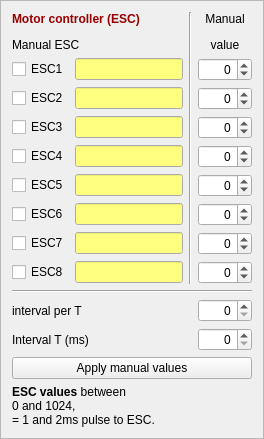
              <widget class="QFrame" name="frame_esc_set">
               <property name="frameShape">
                <enum>QFrame::StyledPanel</enum>
               </property>
               <property name="frameShadow">
                <enum>QFrame::Raised</enum>
               </property>
               <layout class="QGridLayout" name="gridLayout_5">
                <item row="8" column="3" colspan="2">
                 <widget class="QSpinBox" name="spinBox_esc_PWM_8">
                  <property name="sizePolicy">
                   <sizepolicy hsizetype="Expanding" vsizetype="Fixed">
                    <horstretch>0</horstretch>
                    <verstretch>0</verstretch>
                   </sizepolicy>
                  </property>
                  <property name="toolTip">
                   <string>0 to 1024 (1..2ms)</string>
                  </property>
                  <property name="alignment">
                   <set>Qt::AlignRight|Qt::AlignTrailing|Qt::AlignVCenter</set>
                  </property>
                  <property name="minimum">
                   <number>-512</number>
                  </property>
                  <property name="maximum">
                   <number>1530</number>
                  </property>
                  <property name="singleStep">
                   <number>50</number>
                  </property>
                 </widget>
                </item>
                <item row="13" column="0" colspan="5">
                 <widget class="QPushButton" name="pushButton_data_apply">
                  <property name="toolTip">
                   <string>&lt;html&gt;&lt;head/&gt;&lt;body&gt;&lt;p&gt;All checked values are applied - all with same tempo&lt;/p&gt;&lt;/body&gt;&lt;/html&gt;</string>
                  </property>
                  <property name="text">
                   <string>Apply manual values</string>
                  </property>
                  <property name="shortcut">
                   <string notr="true" comment="ctrl-a" extracomment="Forsøg med ctrl a"/>
                  </property>
                 </widget>
                </item>
                <item row="1" column="1">
                 <widget class="QLineEdit" name="lineEdit_esc_1">
                  <property name="palette">
                   <palette>
                    <active>
                     <colorrole role="Base">
                      <brush brushstyle="SolidPattern">
                       <color alpha="255">
                        <red>255</red>
                        <green>255</green>
                        <blue>127</blue>
                       </color>
                      </brush>
                     </colorrole>
                    </active>
                    <inactive>
                     <colorrole role="Base">
                      <brush brushstyle="SolidPattern">
                       <color alpha="255">
                        <red>255</red>
                        <green>255</green>
                        <blue>127</blue>
                       </color>
                      </brush>
                     </colorrole>
                    </inactive>
                    <disabled>
                     <colorrole role="Base">
                      <brush brushstyle="SolidPattern">
                       <color alpha="255">
                        <red>241</red>
                        <green>241</green>
                        <blue>241</blue>
                       </color>
                      </brush>
                     </colorrole>
                    </disabled>
                   </palette>
                  </property>
                  <property name="alignment">
                   <set>Qt::AlignRight|Qt::AlignTrailing|Qt::AlignVCenter</set>
                  </property>
                 </widget>
                </item>
                <item row="1" column="0">
                 <widget class="QCheckBox" name="checkBox_esc_1">
                  <property name="toolTip">
                   <string>&lt;html&gt;&lt;head/&gt;&lt;body&gt;&lt;p&gt;If not checked, not applied&lt;/p&gt;&lt;p&gt;Status (0/0) value 0, not enabled&lt;/p&gt;&lt;p&gt;Status (300/5) current value 300 , rate limit is (approx) 5/sec&lt;/p&gt;&lt;p&gt;Status (300/0) value 300, no rate limit&lt;/p&gt;&lt;/body&gt;&lt;/html&gt;</string>
                  </property>
                  <property name="text">
                   <string>ESC1</string>
                  </property>
                  <property name="checkable">
                   <bool>true</bool>
                  </property>
                 </widget>
                </item>
                <item row="4" column="3" colspan="2">
                 <widget class="QSpinBox" name="spinBox_esc_PWM_4">
                  <property name="sizePolicy">
                   <sizepolicy hsizetype="Expanding" vsizetype="Fixed">
                    <horstretch>0</horstretch>
                    <verstretch>0</verstretch>
                   </sizepolicy>
                  </property>
                  <property name="toolTip">
                   <string>0 to 1024 (1..2ms)</string>
                  </property>
                  <property name="alignment">
                   <set>Qt::AlignRight|Qt::AlignTrailing|Qt::AlignVCenter</set>
                  </property>
                  <property name="minimum">
                   <number>-512</number>
                  </property>
                  <property name="maximum">
                   <number>1530</number>
                  </property>
                  <property name="singleStep">
                   <number>50</number>
                  </property>
                 </widget>
                </item>
                <item row="2" column="1">
                 <widget class="QLineEdit" name="lineEdit_esc_2">
                  <property name="palette">
                   <palette>
                    <active>
                     <colorrole role="Base">
                      <brush brushstyle="SolidPattern">
                       <color alpha="255">
                        <red>255</red>
                        <green>255</green>
                        <blue>127</blue>
                       </color>
                      </brush>
                     </colorrole>
                    </active>
                    <inactive>
                     <colorrole role="Base">
                      <brush brushstyle="SolidPattern">
                       <color alpha="255">
                        <red>255</red>
                        <green>255</green>
                        <blue>127</blue>
                       </color>
                      </brush>
                     </colorrole>
                    </inactive>
                    <disabled>
                     <colorrole role="Base">
                      <brush brushstyle="SolidPattern">
                       <color alpha="255">
                        <red>241</red>
                        <green>241</green>
                        <blue>241</blue>
                       </color>
                      </brush>
                     </colorrole>
                    </disabled>
                   </palette>
                  </property>
                  <property name="alignment">
                   <set>Qt::AlignRight|Qt::AlignTrailing|Qt::AlignVCenter</set>
                  </property>
                 </widget>
                </item>
                <item row="0" column="0" colspan="2">
                 <widget class="QLabel" name="label_3">
                  <property name="text">
                   <string>&lt;html&gt;&lt;head/&gt;&lt;body&gt;&lt;p&gt;&lt;span style=&quot; font-weight:600; color:#990000;&quot;&gt;Motor controller (ESC)&lt;/span&gt;&lt;/p&gt;&lt;p&gt;&lt;span style=&quot; color:#000000;&quot;&gt;Manual ESC&lt;/span&gt;&lt;/p&gt;&lt;/body&gt;&lt;/html&gt;</string>
                  </property>
                 </widget>
                </item>
                <item row="5" column="3" colspan="2">
                 <widget class="QSpinBox" name="spinBox_esc_PWM_5">
                  <property name="sizePolicy">
                   <sizepolicy hsizetype="Expanding" vsizetype="Fixed">
                    <horstretch>0</horstretch>
                    <verstretch>0</verstretch>
                   </sizepolicy>
                  </property>
                  <property name="toolTip">
                   <string>0 to 1024 (1..2ms)</string>
                  </property>
                  <property name="alignment">
                   <set>Qt::AlignRight|Qt::AlignTrailing|Qt::AlignVCenter</set>
                  </property>
                  <property name="minimum">
                   <number>-512</number>
                  </property>
                  <property name="maximum">
                   <number>1530</number>
                  </property>
                  <property name="singleStep">
                   <number>50</number>
                  </property>
                 </widget>
                </item>
                <item row="4" column="1">
                 <widget class="QLineEdit" name="lineEdit_esc_4">
                  <property name="palette">
                   <palette>
                    <active>
                     <colorrole role="Base">
                      <brush brushstyle="SolidPattern">
                       <color alpha="255">
                        <red>255</red>
                        <green>255</green>
                        <blue>127</blue>
                       </color>
                      </brush>
                     </colorrole>
                    </active>
                    <inactive>
                     <colorrole role="Base">
                      <brush brushstyle="SolidPattern">
                       <color alpha="255">
                        <red>255</red>
                        <green>255</green>
                        <blue>127</blue>
                       </color>
                      </brush>
                     </colorrole>
                    </inactive>
                    <disabled>
                     <colorrole role="Base">
                      <brush brushstyle="SolidPattern">
                       <color alpha="255">
                        <red>241</red>
                        <green>241</green>
                        <blue>241</blue>
                       </color>
                      </brush>
                     </colorrole>
                    </disabled>
                   </palette>
                  </property>
                  <property name="alignment">
                   <set>Qt::AlignRight|Qt::AlignTrailing|Qt::AlignVCenter</set>
                  </property>
                 </widget>
                </item>
                <item row="3" column="3" colspan="2">
                 <widget class="QSpinBox" name="spinBox_esc_PWM_3">
                  <property name="sizePolicy">
                   <sizepolicy hsizetype="Expanding" vsizetype="Fixed">
                    <horstretch>0</horstretch>
                    <verstretch>0</verstretch>
                   </sizepolicy>
                  </property>
                  <property name="toolTip">
                   <string>0 to 1024 (1..2ms)</string>
                  </property>
                  <property name="alignment">
                   <set>Qt::AlignRight|Qt::AlignTrailing|Qt::AlignVCenter</set>
                  </property>
                  <property name="minimum">
                   <number>-512</number>
                  </property>
                  <property name="maximum">
                   <number>1530</number>
                  </property>
                  <property name="singleStep">
                   <number>50</number>
                  </property>
                 </widget>
                </item>
                <item row="11" column="3" colspan="2">
                 <widget class="QSpinBox" name="spinBox_esc_velocity">
                  <property name="sizePolicy">
                   <sizepolicy hsizetype="Expanding" vsizetype="Fixed">
                    <horstretch>0</horstretch>
                    <verstretch>0</verstretch>
                   </sizepolicy>
                  </property>
                  <property name="toolTip">
                   <string>&lt;html&gt;&lt;head/&gt;&lt;body&gt;&lt;p&gt;Interval by which the new ESC is implemented.&lt;/p&gt;&lt;p&gt;0: in one step (no rate limit)&lt;/p&gt;&lt;p&gt;1...1000 : is number of values per  T.&lt;/p&gt;&lt;p&gt;(works both up and down)&lt;/p&gt;&lt;/body&gt;&lt;/html&gt;</string>
                  </property>
                  <property name="alignment">
                   <set>Qt::AlignRight|Qt::AlignTrailing|Qt::AlignVCenter</set>
                  </property>
                  <property name="maximum">
                   <number>1000</number>
                  </property>
                  <property name="singleStep">
                   <number>5</number>
                  </property>
                 </widget>
                </item>
                <item row="1" column="3" colspan="2">
                 <widget class="QSpinBox" name="spinBox_esc_PWM_1">
                  <property name="sizePolicy">
                   <sizepolicy hsizetype="Expanding" vsizetype="Fixed">
                    <horstretch>0</horstretch>
                    <verstretch>0</verstretch>
                   </sizepolicy>
                  </property>
                  <property name="toolTip">
                   <string>0 to 1024 (1..2ms)</string>
                  </property>
                  <property name="alignment">
                   <set>Qt::AlignRight|Qt::AlignTrailing|Qt::AlignVCenter</set>
                  </property>
                  <property name="minimum">
                   <number>-512</number>
                  </property>
                  <property name="maximum">
                   <number>1530</number>
                  </property>
                  <property name="singleStep">
                   <number>50</number>
                  </property>
                 </widget>
                </item>
                <item row="0" column="2" rowspan="9">
                 <widget class="Line" name="line_7">
                  <property name="orientation">
                   <enum>Qt::Vertical</enum>
                  </property>
                 </widget>
                </item>
                <item row="5" column="1">
                 <widget class="QLineEdit" name="lineEdit_esc_5">
                  <property name="palette">
                   <palette>
                    <active>
                     <colorrole role="Base">
                      <brush brushstyle="SolidPattern">
                       <color alpha="255">
                        <red>255</red>
                        <green>255</green>
                        <blue>127</blue>
                       </color>
                      </brush>
                     </colorrole>
                    </active>
                    <inactive>
                     <colorrole role="Base">
                      <brush brushstyle="SolidPattern">
                       <color alpha="255">
                        <red>255</red>
                        <green>255</green>
                        <blue>127</blue>
                       </color>
                      </brush>
                     </colorrole>
                    </inactive>
                    <disabled>
                     <colorrole role="Base">
                      <brush brushstyle="SolidPattern">
                       <color alpha="255">
                        <red>241</red>
                        <green>241</green>
                        <blue>241</blue>
                       </color>
                      </brush>
                     </colorrole>
                    </disabled>
                   </palette>
                  </property>
                  <property name="alignment">
                   <set>Qt::AlignRight|Qt::AlignTrailing|Qt::AlignVCenter</set>
                  </property>
                 </widget>
                </item>
                <item row="0" column="3" colspan="2">
                 <widget class="QLabel" name="label_32">
                  <property name="text">
                   <string>&lt;html&gt;&lt;head/&gt;&lt;body&gt;&lt;p&gt;Manual&lt;/p&gt;&lt;p&gt;value&lt;/p&gt;&lt;/body&gt;&lt;/html&gt;</string>
                  </property>
                  <property name="alignment">
                   <set>Qt::AlignCenter</set>
                  </property>
                 </widget>
                </item>
                <item row="7" column="3" colspan="2">
                 <widget class="QSpinBox" name="spinBox_esc_PWM_7">
                  <property name="sizePolicy">
                   <sizepolicy hsizetype="Expanding" vsizetype="Fixed">
                    <horstretch>0</horstretch>
                    <verstretch>0</verstretch>
                   </sizepolicy>
                  </property>
                  <property name="toolTip">
                   <string>0 to 1024 (1..2ms)</string>
                  </property>
                  <property name="alignment">
                   <set>Qt::AlignRight|Qt::AlignTrailing|Qt::AlignVCenter</set>
                  </property>
                  <property name="minimum">
                   <number>-512</number>
                  </property>
                  <property name="maximum">
                   <number>1530</number>
                  </property>
                  <property name="singleStep">
                   <number>50</number>
                  </property>
                 </widget>
                </item>
                <item row="2" column="0">
                 <widget class="QCheckBox" name="checkBox_esc_2">
                  <property name="toolTip">
                   <string>&lt;html&gt;&lt;head/&gt;&lt;body&gt;&lt;p&gt;If not checked, not applied&lt;/p&gt;&lt;p&gt;Status (0/0) value 0, not enabled&lt;/p&gt;&lt;p&gt;Status (300/5) current value 300 , rate limit is (approx) 5/sec&lt;/p&gt;&lt;p&gt;Status (300/0) value 300, no rate limit&lt;/p&gt;&lt;/body&gt;&lt;/html&gt;</string>
                  </property>
                  <property name="text">
                   <string>ESC2</string>
                  </property>
                 </widget>
                </item>
                <item row="3" column="0">
                 <widget class="QCheckBox" name="checkBox_esc_3">
                  <property name="toolTip">
                   <string>&lt;html&gt;&lt;head/&gt;&lt;body&gt;&lt;p&gt;If not checked, not applied&lt;/p&gt;&lt;p&gt;Status (0/0) value 0, not enabled&lt;/p&gt;&lt;p&gt;Status (300/5) current value 300 , rate limit is (approx) 5/sec&lt;/p&gt;&lt;p&gt;Status (300/0) value 300, no rate limit&lt;/p&gt;&lt;/body&gt;&lt;/html&gt;</string>
                  </property>
                  <property name="text">
                   <string>ESC3</string>
                  </property>
                 </widget>
                </item>
                <item row="2" column="3" colspan="2">
                 <widget class="QSpinBox" name="spinBox_esc_PWM_2">
                  <property name="sizePolicy">
                   <sizepolicy hsizetype="Expanding" vsizetype="Fixed">
                    <horstretch>0</horstretch>
                    <verstretch>0</verstretch>
                   </sizepolicy>
                  </property>
                  <property name="toolTip">
                   <string>0 to 1024 (1..2ms)</string>
                  </property>
                  <property name="alignment">
                   <set>Qt::AlignRight|Qt::AlignTrailing|Qt::AlignVCenter</set>
                  </property>
                  <property name="minimum">
                   <number>-512</number>
                  </property>
                  <property name="maximum">
                   <number>1530</number>
                  </property>
                  <property name="singleStep">
                   <number>50</number>
                  </property>
                 </widget>
                </item>
                <item row="3" column="1">
                 <widget class="QLineEdit" name="lineEdit_esc_3">
                  <property name="palette">
                   <palette>
                    <active>
                     <colorrole role="Base">
                      <brush brushstyle="SolidPattern">
                       <color alpha="255">
                        <red>255</red>
                        <green>255</green>
                        <blue>127</blue>
                       </color>
                      </brush>
                     </colorrole>
                    </active>
                    <inactive>
                     <colorrole role="Base">
                      <brush brushstyle="SolidPattern">
                       <color alpha="255">
                        <red>255</red>
                        <green>255</green>
                        <blue>127</blue>
                       </color>
                      </brush>
                     </colorrole>
                    </inactive>
                    <disabled>
                     <colorrole role="Base">
                      <brush brushstyle="SolidPattern">
                       <color alpha="255">
                        <red>241</red>
                        <green>241</green>
                        <blue>241</blue>
                       </color>
                      </brush>
                     </colorrole>
                    </disabled>
                   </palette>
                  </property>
                  <property name="alignment">
                   <set>Qt::AlignRight|Qt::AlignTrailing|Qt::AlignVCenter</set>
                  </property>
                 </widget>
                </item>
                <item row="8" column="0">
                 <widget class="QCheckBox" name="checkBox_esc_8">
                  <property name="toolTip">
                   <string>&lt;html&gt;&lt;head/&gt;&lt;body&gt;&lt;p&gt;If not checked, not applied&lt;/p&gt;&lt;p&gt;Status (0/0) value 0, not enabled&lt;/p&gt;&lt;p&gt;Status (300/5) current value 300 , rate limit is (approx) 5/sec&lt;/p&gt;&lt;p&gt;Status (300/0) value 300, no rate limit&lt;/p&gt;&lt;/body&gt;&lt;/html&gt;</string>
                  </property>
                  <property name="text">
                   <string>ESC8</string>
                  </property>
                 </widget>
                </item>
                <item row="6" column="1">
                 <widget class="QLineEdit" name="lineEdit_esc_6">
                  <property name="palette">
                   <palette>
                    <active>
                     <colorrole role="Base">
                      <brush brushstyle="SolidPattern">
                       <color alpha="255">
                        <red>255</red>
                        <green>255</green>
                        <blue>127</blue>
                       </color>
                      </brush>
                     </colorrole>
                    </active>
                    <inactive>
                     <colorrole role="Base">
                      <brush brushstyle="SolidPattern">
                       <color alpha="255">
                        <red>255</red>
                        <green>255</green>
                        <blue>127</blue>
                       </color>
                      </brush>
                     </colorrole>
                    </inactive>
                    <disabled>
                     <colorrole role="Base">
                      <brush brushstyle="SolidPattern">
                       <color alpha="255">
                        <red>241</red>
                        <green>241</green>
                        <blue>241</blue>
                       </color>
                      </brush>
                     </colorrole>
                    </disabled>
                   </palette>
                  </property>
                  <property name="alignment">
                   <set>Qt::AlignRight|Qt::AlignTrailing|Qt::AlignVCenter</set>
                  </property>
                 </widget>
                </item>
                <item row="14" column="0" colspan="5">
                 <widget class="QLabel" name="label">
                  <property name="sizePolicy">
                   <sizepolicy hsizetype="Preferred" vsizetype="Expanding">
                    <horstretch>0</horstretch>
                    <verstretch>0</verstretch>
                   </sizepolicy>
                  </property>
                  <property name="maximumSize">
                   <size>
                    <width>300</width>
                    <height>16777215</height>
                   </size>
                  </property>
                  <property name="text">
                   <string>&lt;html&gt;&lt;head/&gt;&lt;body&gt;&lt;p&gt;&lt;span style=&quot; font-weight:600;&quot;&gt;ESC values &lt;/span&gt;between&lt;br/&gt;0 and 1024,&lt;br/&gt;= 1 and 2ms pulse to ESC.&lt;/p&gt;&lt;/body&gt;&lt;/html&gt;</string>
                  </property>
                  <property name="alignment">
                   <set>Qt::AlignLeading|Qt::AlignLeft|Qt::AlignTop</set>
                  </property>
                 </widget>
                </item>
                <item row="5" column="0">
                 <widget class="QCheckBox" name="checkBox_esc_5">
                  <property name="toolTip">
                   <string>&lt;html&gt;&lt;head/&gt;&lt;body&gt;&lt;p&gt;If not checked, not applied&lt;/p&gt;&lt;p&gt;Status (0/0) value 0, not enabled&lt;/p&gt;&lt;p&gt;Status (300/5) current value 300 , rate limit is (approx) 5/sec&lt;/p&gt;&lt;p&gt;Status (300/0) value 300, no rate limit&lt;/p&gt;&lt;/body&gt;&lt;/html&gt;</string>
                  </property>
                  <property name="text">
                   <string>ESC5</string>
                  </property>
                 </widget>
                </item>
                <item row="7" column="1">
                 <widget class="QLineEdit" name="lineEdit_esc_7">
                  <property name="palette">
                   <palette>
                    <active>
                     <colorrole role="Base">
                      <brush brushstyle="SolidPattern">
                       <color alpha="255">
                        <red>255</red>
                        <green>255</green>
                        <blue>127</blue>
                       </color>
                      </brush>
                     </colorrole>
                    </active>
                    <inactive>
                     <colorrole role="Base">
                      <brush brushstyle="SolidPattern">
                       <color alpha="255">
                        <red>255</red>
                        <green>255</green>
                        <blue>127</blue>
                       </color>
                      </brush>
                     </colorrole>
                    </inactive>
                    <disabled>
                     <colorrole role="Base">
                      <brush brushstyle="SolidPattern">
                       <color alpha="255">
                        <red>241</red>
                        <green>241</green>
                        <blue>241</blue>
                       </color>
                      </brush>
                     </colorrole>
                    </disabled>
                   </palette>
                  </property>
                  <property name="alignment">
                   <set>Qt::AlignRight|Qt::AlignTrailing|Qt::AlignVCenter</set>
                  </property>
                 </widget>
                </item>
                <item row="9" column="0" colspan="5">
                 <widget class="Line" name="line_8">
                  <property name="orientation">
                   <enum>Qt::Horizontal</enum>
                  </property>
                 </widget>
                </item>
                <item row="6" column="3" colspan="2">
                 <widget class="QSpinBox" name="spinBox_esc_PWM_6">
                  <property name="sizePolicy">
                   <sizepolicy hsizetype="Expanding" vsizetype="Fixed">
                    <horstretch>0</horstretch>
                    <verstretch>0</verstretch>
                   </sizepolicy>
                  </property>
                  <property name="toolTip">
                   <string>0 to 1024 (1..2ms)</string>
                  </property>
                  <property name="alignment">
                   <set>Qt::AlignRight|Qt::AlignTrailing|Qt::AlignVCenter</set>
                  </property>
                  <property name="minimum">
                   <number>-512</number>
                  </property>
                  <property name="maximum">
                   <number>1530</number>
                  </property>
                  <property name="singleStep">
                   <number>50</number>
                  </property>
                 </widget>
                </item>
                <item row="6" column="0">
                 <widget class="QCheckBox" name="checkBox_esc_6">
                  <property name="toolTip">
                   <string>&lt;html&gt;&lt;head/&gt;&lt;body&gt;&lt;p&gt;If not checked, not applied&lt;/p&gt;&lt;p&gt;Status (0/0) value 0, not enabled&lt;/p&gt;&lt;p&gt;Status (300/5) current value 300 , rate limit is (approx) 5/sec&lt;/p&gt;&lt;p&gt;Status (300/0) value 300, no rate limit&lt;/p&gt;&lt;/body&gt;&lt;/html&gt;</string>
                  </property>
                  <property name="text">
                   <string>ESC6</string>
                  </property>
                 </widget>
                </item>
                <item row="8" column="1">
                 <widget class="QLineEdit" name="lineEdit_esc_8">
                  <property name="palette">
                   <palette>
                    <active>
                     <colorrole role="Base">
                      <brush brushstyle="SolidPattern">
                       <color alpha="255">
                        <red>255</red>
                        <green>255</green>
                        <blue>127</blue>
                       </color>
                      </brush>
                     </colorrole>
                    </active>
                    <inactive>
                     <colorrole role="Base">
                      <brush brushstyle="SolidPattern">
                       <color alpha="255">
                        <red>255</red>
                        <green>255</green>
                        <blue>127</blue>
                       </color>
                      </brush>
                     </colorrole>
                    </inactive>
                    <disabled>
                     <colorrole role="Base">
                      <brush brushstyle="SolidPattern">
                       <color alpha="255">
                        <red>241</red>
                        <green>241</green>
                        <blue>241</blue>
                       </color>
                      </brush>
                     </colorrole>
                    </disabled>
                   </palette>
                  </property>
                  <property name="alignment">
                   <set>Qt::AlignRight|Qt::AlignTrailing|Qt::AlignVCenter</set>
                  </property>
                 </widget>
                </item>
                <item row="7" column="0">
                 <widget class="QCheckBox" name="checkBox_esc_7">
                  <property name="toolTip">
                   <string>&lt;html&gt;&lt;head/&gt;&lt;body&gt;&lt;p&gt;If not checked, not applied&lt;/p&gt;&lt;p&gt;Status (0/0) value 0, not enabled&lt;/p&gt;&lt;p&gt;Status (300/5) current value 300 , rate limit is (approx) 5/sec&lt;/p&gt;&lt;p&gt;Status (300/0) value 300, no rate limit&lt;/p&gt;&lt;/body&gt;&lt;/html&gt;</string>
                  </property>
                  <property name="text">
                   <string>ESC7</string>
                  </property>
                 </widget>
                </item>
                <item row="4" column="0">
                 <widget class="QCheckBox" name="checkBox_esc_4">
                  <property name="toolTip">
                   <string>&lt;html&gt;&lt;head/&gt;&lt;body&gt;&lt;p&gt;If not checked, not applied&lt;/p&gt;&lt;p&gt;Status (0/0) value 0, not enabled&lt;/p&gt;&lt;p&gt;Status (300/5) current value 300 , rate limit is (approx) 5/sec&lt;/p&gt;&lt;p&gt;Status (300/0) value 300, no rate limit&lt;/p&gt;&lt;/body&gt;&lt;/html&gt;</string>
                  </property>
                  <property name="text">
                   <string>ESC4</string>
                  </property>
                 </widget>
                </item>
                <item row="12" column="0" colspan="3">
                 <widget class="QLabel" name="label_esc_8">
                  <property name="toolTip">
                   <string>&lt;html&gt;&lt;head/&gt;&lt;body&gt;&lt;p&gt;Velocity implementing new values&lt;/p&gt;&lt;p&gt;Values per ~5s, &lt;/p&gt;&lt;p&gt;0 is full speed.&lt;/p&gt;&lt;/body&gt;&lt;/html&gt;</string>
                  </property>
                  <property name="text">
                   <string>Interval T (ms)</string>
                  </property>
                  <property name="buddy">
                   <cstring>spinBox_esc_velocity</cstring>
                  </property>
                 </widget>
                </item>
                <item row="11" column="0" colspan="3">
                 <widget class="QLabel" name="label_esc_7">
                  <property name="toolTip">
                   <string>&lt;html&gt;&lt;head/&gt;&lt;body&gt;&lt;p&gt;Velocity implementing new values&lt;/p&gt;&lt;p&gt;Values per ~5s, &lt;/p&gt;&lt;p&gt;0 is full speed.&lt;/p&gt;&lt;/body&gt;&lt;/html&gt;</string>
                  </property>
                  <property name="text">
                   <string>interval per T</string>
                  </property>
                  <property name="buddy">
                   <cstring>spinBox_esc_velocity</cstring>
                  </property>
                 </widget>
                </item>
                <item row="12" column="3" colspan="2">
                 <widget class="QSpinBox" name="spinBox_esc_velocity_T">
                  <property name="sizePolicy">
                   <sizepolicy hsizetype="Expanding" vsizetype="Fixed">
                    <horstretch>0</horstretch>
                    <verstretch>0</verstretch>
                   </sizepolicy>
                  </property>
                  <property name="toolTip">
                   <string>&lt;html&gt;&lt;head/&gt;&lt;body&gt;&lt;p&gt;Interval for new ESC value increment.&lt;/p&gt;&lt;p&gt;in ms (minimum 2.5ms)&lt;/p&gt;&lt;p&gt;e.g. increment is 100, interval is 500, esc current value is 0 and is set to 400 by pressing apply.&lt;/p&gt;&lt;p&gt;then 0..0.5s : esc=0, 0.5..1s: esc=100, 1..1.5s: 200,  1.5..2s: 300, 2... 400.&lt;/p&gt;&lt;p&gt; if interval&amp;gt;0, then (last) log is started.&lt;/p&gt;&lt;p&gt;&lt;br/&gt;&lt;/p&gt;&lt;/body&gt;&lt;/html&gt;</string>
                  </property>
                  <property name="alignment">
                   <set>Qt::AlignRight|Qt::AlignTrailing|Qt::AlignVCenter</set>
                  </property>
                  <property name="maximum">
                   <number>1000</number>
                  </property>
                  <property name="singleStep">
                   <number>5</number>
                  </property>
                 </widget>
                </item>
               </layout>
              </widget>
